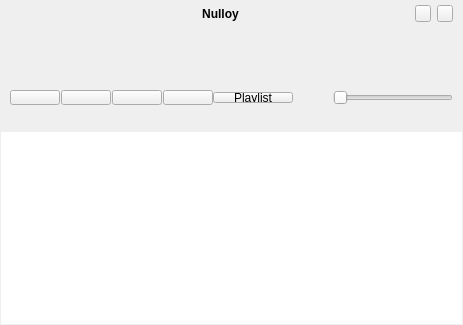
       <widget class="QWidget" name="borderWidget" native="true">
        <layout class="QVBoxLayout" name="verticalLayout_4">
         <property name="spacing">
          <number>1</number>
         </property>
         <property name="margin">
          <number>1</number>
         </property>
         <item>
          <widget class="QWidget" name="backgroundWidget" native="true">
           <property name="sizePolicy">
            <sizepolicy hsizetype="Preferred" vsizetype="Fixed">
             <horstretch>0</horstretch>
             <verstretch>0</verstretch>
            </sizepolicy>
           </property>
           <property name="maximumSize">
            <size>
             <width>16777215</width>
             <height>16777215</height>
            </size>
           </property>
           <layout class="QVBoxLayout" name="verticalLayout_3">
            <property name="margin">
             <number>0</number>
            </property>
            <item>
             <widget class="NDropArea" name="dropArea" native="true">
              <property name="acceptDrops">
               <bool>true</bool>
              </property>
              <layout class="QVBoxLayout" name="verticalLayout_2">
               <property name="spacing">
                <number>0</number>
               </property>
               <property name="leftMargin">
                <number>9</number>
               </property>
               <property name="topMargin">
                <number>4</number>
               </property>
               <property name="rightMargin">
                <number>9</number>
               </property>
               <property name="bottomMargin">
                <number>9</number>
               </property>
               <item>
                <layout class="QHBoxLayout" name="horizontalLayout">
                 <property name="spacing">
                  <number>6</number>
                 </property>
                 <item>
                  <widget class="QWidget" name="iconLabel" native="true">
                   <property name="minimumSize">
                    <size>
                     <width>16</width>
                     <height>17</height>
                    </size>
                   </property>
                   <property name="maximumSize">
                    <size>
                     <width>16</width>
                     <height>17</height>
                    </size>
                   </property>
                  </widget>
                 </item>
                 <item>
                  <spacer name="titleBarSpacer_2">
                   <property name="orientation">
                    <enum>Qt::Horizontal</enum>
                   </property>
                   <property name="sizeType">
                    <enum>QSizePolicy::Minimum</enum>
                   </property>
                   <property name="sizeHint" stdset="0">
                    <size>
                     <width>10</width>
                     <height>10</height>
                    </size>
                   </property>
                  </spacer>
                 </item>
                 <item>
                  <widget class="NLabel" name="titleLabel">
                   <property name="sizePolicy">
                    <sizepolicy hsizetype="Ignored" vsizetype="Preferred">
                     <horstretch>0</horstretch>
                     <verstretch>0</verstretch>
                    </sizepolicy>
                   </property>
                   <property name="font">
                    <font>
                     <pointsize>9</pointsize>
                     <weight>75</weight>
                     <bold>true</bold>
                    </font>
                   </property>
                   <property name="text">
                    <string notr="true">Nulloy</string>
                   </property>
                   <property name="alignment">
                    <set>Qt::AlignCenter</set>
                   </property>
                  </widget>
                 </item>
                 <item>
                  <spacer name="titleBarSpacer_1">
                   <property name="orientation">
                    <enum>Qt::Horizontal</enum>
                   </property>
                   <property name="sizeType">
                    <enum>QSizePolicy::Minimum</enum>
                   </property>
                   <property name="sizeHint" stdset="0">
                    <size>
                     <width>10</width>
                     <height>10</height>
                    </size>
                   </property>
                  </spacer>
                 </item>
                 <item>
                  <widget class="QPushButton" name="minimizeButton">
                   <property name="minimumSize">
                    <size>
                     <width>16</width>
                     <height>17</height>
                    </size>
                   </property>
                   <property name="maximumSize">
                    <size>
                     <width>16</width>
                     <height>17</height>
                    </size>
                   </property>
                   <property name="font">
                    <font>
                     <weight>75</weight>
                     <bold>true</bold>
                    </font>
                   </property>
                   <property name="focusPolicy">
                    <enum>Qt::NoFocus</enum>
                   </property>
                  </widget>
                 </item>
                 <item>
                  <widget class="QPushButton" name="closeButton">
                   <property name="minimumSize">
                    <size>
                     <width>16</width>
                     <height>17</height>
                    </size>
                   </property>
                   <property name="maximumSize">
                    <size>
                     <width>16</width>
                     <height>17</height>
                    </size>
                   </property>
                   <property name="focusPolicy">
                    <enum>Qt::NoFocus</enum>
                   </property>
                  </widget>
                 </item>
                </layout>
               </item>
               <item>
                <spacer name="verticalSpacer_2">
                 <property name="orientation">
                  <enum>Qt::Vertical</enum>
                 </property>
                 <property name="sizeHint" stdset="0">
                  <size>
                   <width>20</width>
                   <height>4</height>
                  </size>
                 </property>
                </spacer>
               </item>
               <item>
                <widget class="NWaveformSlider" name="waveformSlider" native="true">
                 <property name="sizePolicy">
                  <sizepolicy hsizetype="Preferred" vsizetype="Minimum">
                   <horstretch>0</horstretch>
                   <verstretch>0</verstretch>
                  </sizepolicy>
                 </property>
                 <property name="minimumSize">
                  <size>
                   <width>0</width>
                   <height>50</height>
                  </size>
                 </property>
                 <property name="maximumSize">
                  <size>
                   <width>16777215</width>
                   <height>50</height>
                  </size>
                 </property>
                </widget>
               </item>
               <item>
                <spacer name="verticalSpacer">
                 <property name="orientation">
                  <enum>Qt::Vertical</enum>
                 </property>
                 <property name="sizeHint" stdset="0">
                  <size>
                   <width>20</width>
                   <height>9</height>
                  </size>
                 </property>
                </spacer>
               </item>
               <item>
                <layout class="QHBoxLayout" name="horizontalLayout_3">
                 <item>
                  <layout class="QHBoxLayout" name="horizontalLayout_2">
                   <property name="spacing">
                    <number>0</number>
                   </property>
                   <item>
                    <widget class="QPushButton" name="prevButton">
                     <property name="minimumSize">
                      <size>
                       <width>50</width>
                       <height>15</height>
                      </size>
                     </property>
                     <property name="maximumSize">
                      <size>
                       <width>50</width>
                       <height>15</height>
                      </size>
                     </property>
                     <property name="focusPolicy">
                      <enum>Qt::NoFocus</enum>
                     </property>
                    </widget>
                   </item>
                   <item>
                    <widget class="QWidget" name="buttonSplitter_1" native="true">
                     <property name="sizePolicy">
                      <sizepolicy hsizetype="Fixed" vsizetype="Fixed">
                       <horstretch>0</horstretch>
                       <verstretch>0</verstretch>
                      </sizepolicy>
                     </property>
                     <property name="minimumSize">
                      <size>
                       <width>1</width>
                       <height>25</height>
                      </size>
                     </property>
                     <property name="maximumSize">
                      <size>
                       <width>1</width>
                       <height>25</height>
                      </size>
                     </property>
                    </widget>
                   </item>
                   <item>
                    <widget class="QPushButton" name="playButton">
                     <property name="sizePolicy">
                      <sizepolicy hsizetype="Fixed" vsizetype="Fixed">
                       <horstretch>0</horstretch>
                       <verstretch>0</verstretch>
                      </sizepolicy>
                     </property>
                     <property name="minimumSize">
                      <size>
                       <width>50</width>
                       <height>15</height>
                      </size>
                     </property>
                     <property name="maximumSize">
                      <size>
                       <width>50</width>
                       <height>15</height>
                      </size>
                     </property>
                     <property name="focusPolicy">
                      <enum>Qt::NoFocus</enum>
                     </property>
                     <property name="toolTip">
                      <string>Play / Pause</string>
                     </property>
                    </widget>
                   </item>
                   <item>
                    <widget class="QWidget" name="buttonSplitter_2" native="true">
                     <property name="sizePolicy">
                      <sizepolicy hsizetype="Fixed" vsizetype="Fixed">
                       <horstretch>0</horstretch>
                       <verstretch>0</verstretch>
                      </sizepolicy>
                     </property>
                     <property name="minimumSize">
                      <size>
                       <width>1</width>
                       <height>25</height>
                      </size>
                     </property>
                     <property name="maximumSize">
                      <size>
                       <width>1</width>
                       <height>25</height>
                      </size>
                     </property>
                     <property name="baseSize">
                      <size>
                       <width>0</width>
                       <height>25</height>
                      </size>
                     </property>
                    </widget>
                   </item>
                   <item>
                    <widget class="QPushButton" name="stopButton">
                     <property name="sizePolicy">
                      <sizepolicy hsizetype="Fixed" vsizetype="Fixed">
                       <horstretch>0</horstretch>
                       <verstretch>0</verstretch>
                      </sizepolicy>
                     </property>
                     <property name="minimumSize">
                      <size>
                       <width>50</width>
                       <height>15</height>
                      </size>
                     </property>
                     <property name="maximumSize">
                      <size>
                       <width>50</width>
                       <height>15</height>
                      </size>
                     </property>
                     <property name="focusPolicy">
                      <enum>Qt::NoFocus</enum>
                     </property>
                     <property name="toolTip">
                      <string>Stop</string>
                     </property>
                    </widget>
                   </item>
                   <item>
                    <widget class="QWidget" name="buttonSplitter_3" native="true">
                     <property name="sizePolicy">
                      <sizepolicy hsizetype="Fixed" vsizetype="Fixed">
                       <horstretch>0</horstretch>
                       <verstretch>0</verstretch>
                      </sizepolicy>
                     </property>
                     <property name="minimumSize">
                      <size>
                       <width>1</width>
                       <height>25</height>
                      </size>
                     </property>
                     <property name="maximumSize">
                      <size>
                       <width>1</width>
                       <height>25</height>
                      </size>
                     </property>
                    </widget>
                   </item>
                   <item>
                    <widget class="QPushButton" name="nextButton">
                     <property name="minimumSize">
                      <size>
                       <width>50</width>
                       <height>15</height>
                      </size>
                     </property>
                     <property name="maximumSize">
                      <size>
                       <width>50</width>
                       <height>15</height>
                      </size>
                     </property>
                     <property name="focusPolicy">
                      <enum>Qt::NoFocus</enum>
                     </property>
                    </widget>
                   </item>
                  </layout>
                 </item>
                 <item>
                  <widget class="QPushButton" name="playlistToggleButton">
                   <property name="sizePolicy">
                    <sizepolicy hsizetype="Fixed" vsizetype="Fixed">
                     <horstretch>0</horstretch>
                     <verstretch>0</verstretch>
                    </sizepolicy>
                   </property>
                   <property name="minimumSize">
                    <size>
                     <width>80</width>
                     <height>11</height>
                    </size>
                   </property>
                   <property name="maximumSize">
                    <size>
                     <width>80</width>
                     <height>11</height>
                    </size>
                   </property>
                   <property name="focusPolicy">
                    <enum>Qt::NoFocus</enum>
                   </property>
                   <property name="text">
                    <string>Playlist</string>
                   </property>
                  </widget>
                 </item>
                 <item>
                  <spacer name="horizontalSpacer">
                   <property name="orientation">
                    <enum>Qt::Horizontal</enum>
                   </property>
                   <property name="sizeType">
                    <enum>QSizePolicy::MinimumExpanding</enum>
                   </property>
                   <property name="sizeHint" stdset="0">
                    <size>
                     <width>40</width>
                     <height>13</height>
                    </size>
                   </property>
                  </spacer>
                 </item>
                 <item>
                  <widget class="NSlider" name="volumeSlider">
                   <property name="sizePolicy">
                    <sizepolicy hsizetype="Fixed" vsizetype="Expanding">
                     <horstretch>0</horstretch>
                     <verstretch>0</verstretch>
                    </sizepolicy>
                   </property>
                   <property name="minimumSize">
                    <size>
                     <width>120</width>
                     <height>0</height>
                    </size>
                   </property>
                   <property name="maximumSize">
                    <size>
                     <width>120</width>
                     <height>16777215</height>
                    </size>
                   </property>
                   <property name="focusPolicy">
                    <enum>Qt::NoFocus</enum>
                   </property>
                   <property name="toolTip">
                    <string>Volume</string>
                   </property>
                   <property name="maximum">
                    <number>100</number>
                   </property>
                   <property name="singleStep">
                    <number>2</number>
                   </property>
                   <property name="orientation">
                    <enum>Qt::Horizontal</enum>
                   </property>
                   <property name="tickPosition">
                    <enum>QSlider::NoTicks</enum>
                   </property>
                  </widget>
                 </item>
                </layout>
               </item>
              </layout>
             </widget>
            </item>
           </layout>
          </widget>
         </item>
         <item>
          <widget class="QWidget" name="shadowWidget" native="true">
           <property name="sizePolicy">
            <sizepolicy hsizetype="Preferred" vsizetype="Fixed">
             <horstretch>0</horstretch>
             <verstretch>0</verstretch>
            </sizepolicy>
           </property>
           <property name="minimumSize">
            <size>
             <width>0</width>
             <height>11</height>
            </size>
           </property>
           <property name="maximumSize">
            <size>
             <width>16777215</width>
             <height>11</height>
            </size>
           </property>
          </widget>
         </item>
         <item>
          <widget class="NPlaylistWidget" name="playlistWidget">
           <property name="palette">
            <palette>
             <active>
              <colorrole role="WindowText">
               <brush brushstyle="SolidPattern">
                <color alpha="255">
                 <red>0</red>
                 <green>0</green>
                 <blue>0</blue>
                </color>
               </brush>
              </colorrole>
              <colorrole role="Button">
               <brush brushstyle="SolidPattern">
                <color alpha="255">
                 <red>217</red>
                 <green>217</green>
                 <blue>217</blue>
                </color>
               </brush>
              </colorrole>
              <colorrole role="Light">
               <brush brushstyle="SolidPattern">
                <color alpha="255">
                 <red>255</red>
                 <green>255</green>
                 <blue>255</blue>
                </color>
               </brush>
              </colorrole>
              <colorrole role="Midlight">
               <brush brushstyle="SolidPattern">
                <color alpha="255">
                 <red>203</red>
                 <green>203</green>
                 <blue>203</blue>
                </color>
               </brush>
              </colorrole>
              <colorrole role="Dark">
               <brush brushstyle="SolidPattern">
                <color alpha="255">
                 <red>130</red>
                 <green>130</green>
                 <blue>130</blue>
                </color>
               </brush>
              </colorrole>
              <colorrole role="Mid">
               <brush brushstyle="SolidPattern">
                <color alpha="255">
                 <red>184</red>
                 <green>184</green>
                 <blue>184</blue>
                </color>
               </brush>
              </colorrole>
              <colorrole role="Text">
               <brush brushstyle="SolidPattern">
                <color alpha="255">
                 <red>0</red>
                 <green>0</green>
                 <blue>0</blue>
                </color>
               </brush>
              </colorrole>
              <colorrole role="BrightText">
               <brush brushstyle="SolidPattern">
                <color alpha="255">
                 <red>255</red>
                 <green>255</green>
                 <blue>255</blue>
                </color>
               </brush>
              </colorrole>
              <colorrole role="ButtonText">
               <brush brushstyle="SolidPattern">
                <color alpha="255">
                 <red>0</red>
                 <green>0</green>
                 <blue>0</blue>
                </color>
               </brush>
              </colorrole>
              <colorrole role="Base">
               <brush brushstyle="SolidPattern">
                <color alpha="255">
                 <red>255</red>
                 <green>255</green>
                 <blue>255</blue>
                </color>
               </brush>
              </colorrole>
              <colorrole role="Window">
               <brush brushstyle="SolidPattern">
                <color alpha="255">
                 <red>217</red>
                 <green>217</green>
                 <blue>217</blue>
                </color>
               </brush>
              </colorrole>
              <colorrole role="Shadow">
               <brush brushstyle="SolidPattern">
                <color alpha="255">
                 <red>167</red>
                 <green>167</green>
                 <blue>167</blue>
                </color>
               </brush>
              </colorrole>
              <colorrole role="Highlight">
               <brush brushstyle="SolidPattern">
                <color alpha="255">
                 <red>187</red>
                 <green>187</green>
                 <blue>187</blue>
                </color>
               </brush>
              </colorrole>
              <colorrole role="HighlightedText">
               <brush brushstyle="SolidPattern">
                <color alpha="255">
                 <red>0</red>
                 <green>0</green>
                 <blue>0</blue>
                </color>
               </brush>
              </colorrole>
              <colorrole role="AlternateBase">
               <brush brushstyle="SolidPattern">
                <color alpha="255">
                 <red>238</red>
                 <green>238</green>
                 <blue>238</blue>
                </color>
               </brush>
              </colorrole>
             </active>
             <inactive>
              <colorrole role="WindowText">
               <brush brushstyle="SolidPattern">
                <color alpha="255">
                 <red>0</red>
                 <green>0</green>
                 <blue>0</blue>
                </color>
               </brush>
              </colorrole>
              <colorrole role="Button">
               <brush brushstyle="SolidPattern">
                <color alpha="255">
                 <red>217</red>
                 <green>217</green>
                 <blue>217</blue>
                </color>
               </brush>
              </colorrole>
              <colorrole role="Light">
               <brush brushstyle="SolidPattern">
                <color alpha="255">
                 <red>0</red>
                 <green>0</green>
                 <blue>63</blue>
                </color>
               </brush>
              </colorrole>
              <colorrole role="Midlight">
               <brush brushstyle="SolidPattern">
                <color alpha="255">
                 <red>203</red>
                 <green>203</green>
                 <blue>203</blue>
                </color>
               </brush>
              </colorrole>
              <colorrole role="Dark">
               <brush brushstyle="SolidPattern">
                <color alpha="255">
                 <red>130</red>
                 <green>130</green>
                 <blue>130</blue>
                </color>
               </brush>
              </colorrole>
              <colorrole role="Mid">
               <brush brushstyle="SolidPattern">
                <color alpha="255">
                 <red>184</red>
                 <green>184</green>
                 <blue>184</blue>
                </color>
               </brush>
              </colorrole>
              <colorrole role="Text">
               <brush brushstyle="SolidPattern">
                <color alpha="255">
                 <red>0</red>
                 <green>0</green>
                 <blue>0</blue>
                </color>
               </brush>
              </colorrole>
              <colorrole role="BrightText">
               <brush brushstyle="SolidPattern">
                <color alpha="255">
                 <red>255</red>
                 <green>255</green>
                 <blue>255</blue>
                </color>
               </brush>
              </colorrole>
              <colorrole role="ButtonText">
               <brush brushstyle="SolidPattern">
                <color alpha="255">
                 <red>0</red>
                 <green>0</green>
                 <blue>0</blue>
                </color>
               </brush>
              </colorrole>
              <colorrole role="Base">
               <brush brushstyle="SolidPattern">
                <color alpha="255">
                 <red>255</red>
                 <green>255</green>
                 <blue>255</blue>
                </color>
               </brush>
              </colorrole>
              <colorrole role="Window">
               <brush brushstyle="SolidPattern">
                <color alpha="255">
                 <red>217</red>
                 <green>217</green>
                 <blue>217</blue>
                </color>
               </brush>
              </colorrole>
              <colorrole role="Shadow">
               <brush brushstyle="SolidPattern">
                <color alpha="255">
                 <red>167</red>
                 <green>167</green>
                 <blue>167</blue>
                </color>
               </brush>
              </colorrole>
              <colorrole role="Highlight">
               <brush brushstyle="SolidPattern">
                <color alpha="255">
                 <red>187</red>
                 <green>187</green>
                 <blue>187</blue>
                </color>
               </brush>
              </colorrole>
              <colorrole role="HighlightedText">
               <brush brushstyle="SolidPattern">
                <color alpha="255">
                 <red>0</red>
                 <green>0</green>
                 <blue>51</blue>
                </color>
               </brush>
              </colorrole>
              <colorrole role="AlternateBase">
               <brush brushstyle="SolidPattern">
                <color alpha="255">
                 <red>238</red>
                 <green>238</green>
                 <blue>238</blue>
                </color>
               </brush>
              </colorrole>
             </inactive>
             <disabled>
              <colorrole role="WindowText">
               <brush brushstyle="SolidPattern">
                <color alpha="255">
                 <red>181</red>
                 <green>181</green>
                 <blue>181</blue>
                </color>
               </brush>
              </colorrole>
              <colorrole role="Button">
               <brush brushstyle="SolidPattern">
                <color alpha="255">
                 <red>217</red>
                 <green>217</green>
                 <blue>217</blue>
                </color>
               </brush>
              </colorrole>
              <colorrole role="Light">
               <brush brushstyle="SolidPattern">
                <color alpha="255">
                 <red>0</red>
                 <green>0</green>
                 <blue>63</blue>
                </color>
               </brush>
              </colorrole>
              <colorrole role="Midlight">
               <brush brushstyle="SolidPattern">
                <color alpha="255">
                 <red>203</red>
                 <green>203</green>
                 <blue>203</blue>
                </color>
               </brush>
              </colorrole>
              <colorrole role="Dark">
               <brush brushstyle="SolidPattern">
                <color alpha="255">
                 <red>130</red>
                 <green>130</green>
                 <blue>130</blue>
                </color>
               </brush>
              </colorrole>
              <colorrole role="Mid">
               <brush brushstyle="SolidPattern">
                <color alpha="255">
                 <red>184</red>
                 <green>184</green>
                 <blue>184</blue>
                </color>
               </brush>
              </colorrole>
              <colorrole role="Text">
               <brush brushstyle="SolidPattern">
                <color alpha="255">
                 <red>181</red>
                 <green>181</green>
                 <blue>181</blue>
                </color>
               </brush>
              </colorrole>
              <colorrole role="BrightText">
               <brush brushstyle="SolidPattern">
                <color alpha="255">
                 <red>255</red>
                 <green>255</green>
                 <blue>255</blue>
                </color>
               </brush>
              </colorrole>
              <colorrole role="ButtonText">
               <brush brushstyle="SolidPattern">
                <color alpha="255">
                 <red>181</red>
                 <green>181</green>
                 <blue>181</blue>
                </color>
               </brush>
              </colorrole>
              <colorrole role="Base">
               <brush brushstyle="SolidPattern">
                <color alpha="255">
                 <red>217</red>
                 <green>217</green>
                 <blue>217</blue>
                </color>
               </brush>
              </colorrole>
              <colorrole role="Window">
               <brush brushstyle="SolidPattern">
                <color alpha="255">
                 <red>217</red>
                 <green>217</green>
                 <blue>217</blue>
                </color>
               </brush>
              </colorrole>
              <colorrole role="Shadow">
               <brush brushstyle="SolidPattern">
                <color alpha="255">
                 <red>167</red>
                 <green>167</green>
                 <blue>167</blue>
                </color>
               </brush>
              </colorrole>
              <colorrole role="Highlight">
               <brush brushstyle="SolidPattern">
                <color alpha="255">
                 <red>187</red>
                 <green>187</green>
                 <blue>187</blue>
                </color>
               </brush>
              </colorrole>
              <colorrole role="HighlightedText">
               <brush brushstyle="SolidPattern">
                <color alpha="255">
                 <red>51</red>
                 <green>51</green>
                 <blue>51</blue>
                </color>
               </brush>
              </colorrole>
              <colorrole role="AlternateBase">
               <brush brushstyle="SolidPattern">
                <color alpha="255">
                 <red>238</red>
                 <green>238</green>
                 <blue>238</blue>
                </color>
               </brush>
              </colorrole>
             </disabled>
            </palette>
           </property>
           <property name="sizePolicy">
            <sizepolicy hsizetype="Expanding" vsizetype="Expanding">
             <horstretch>0</horstretch>
             <verstretch>0</verstretch>
            </sizepolicy>
           </property>
           <property name="minimumSize">
            <size>
             <width>0</width>
             <height>80</height>
            </size>
           </property>
           <property name="focusPolicy">
            <enum>Qt::ClickFocus</enum>
           </property>
           <property name="acceptDrops">
            <bool>true</bool>
           </property>
           <property name="styleSheet">
            <string notr="true">QScrollBar {
	background: transparent;
	width: 20;
	margin-bottom: 15;
}

QScrollBar::handle {
	border-image: url(scrollbar_handle.png);
	margin: 6;
	border: 5;
}

QScrollBar::add-line, QScrollBar::sub-line, QScrollBar::add-page, QScrollBar::sub-page {
	background: none;
}</string>
           </property>
           <property name="frameShape">
            <enum>QFrame::NoFrame</enum>
           </property>
           <property name="horizontalScrollBarPolicy">
            <enum>Qt::ScrollBarAlwaysOff</enum>
           </property>
           <property name="dragEnabled">
            <bool>true</bool>
           </property>
           <property name="dragDropMode">
            <enum>QAbstractItemView::DragDrop</enum>
           </property>
           <property name="defaultDropAction">
            <enum>Qt::MoveAction</enum>
           </property>
           <property name="alternatingRowColors">
            <bool>true</bool>
           </property>
           <property name="selectionMode">
            <enum>QAbstractItemView::ExtendedSelection</enum>
           </property>
          </widget>
         </item>
        </layout>
       </widget>
